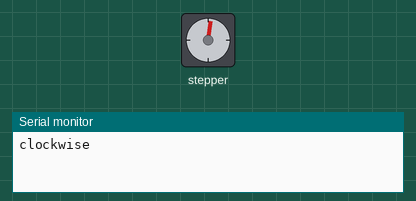
Recording of a sketch running on a simulated Arduino Uno, built with avr-gcc and run on an emulated ATmega328P. Parts: stepper motor, the last lines printed to the serial monitor. Stepper angles assume 200 steps per turn.

Above: at 0.05 s.
At 0.75 s:
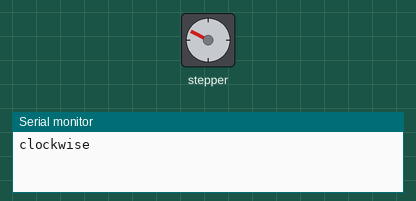
At 1.3 s:
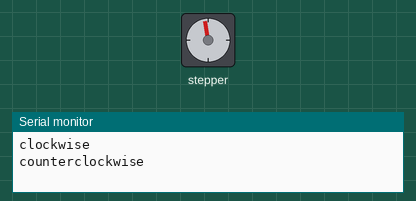
At 1.9 s:
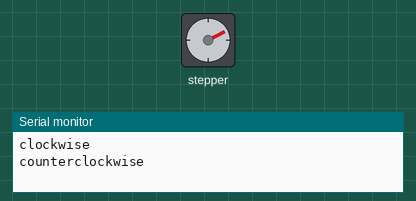
Timing chart, 0 to 5.8 s (numbered marks = the images above):
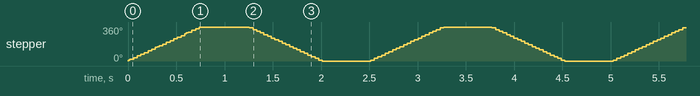

The sketch:

stepper_oneRevolution.ino
```cpp
#include <Stepper.h>

const int stepsPerRevolution = 200;  // change this to fit the number of steps per revolution
                                     // for your motor

// initialize the stepper library on pins 8 through 11:
Stepper myStepper(stepsPerRevolution, 1,2,3,4);

void setup() {
  // set the speed at 60 rpm:
  myStepper.setSpeed(80);
  // initialize the serial port:
  Serial.begin(9600);
}

void loop() {
  // step one revolution  in one direction:
   Serial.println("clockwise");
  myStepper.step(stepsPerRevolution);
  delay(500);

   // step one revolution in the other direction:
  Serial.println("counterclockwise");
  myStepper.step(-stepsPerRevolution);
  delay(500);
}
```

Measured:
- by itself, stepper: turns 360° clockwise in 0.74 s, then 360° counter-clockwise in 0.76 s, repeating every 2.5 s
